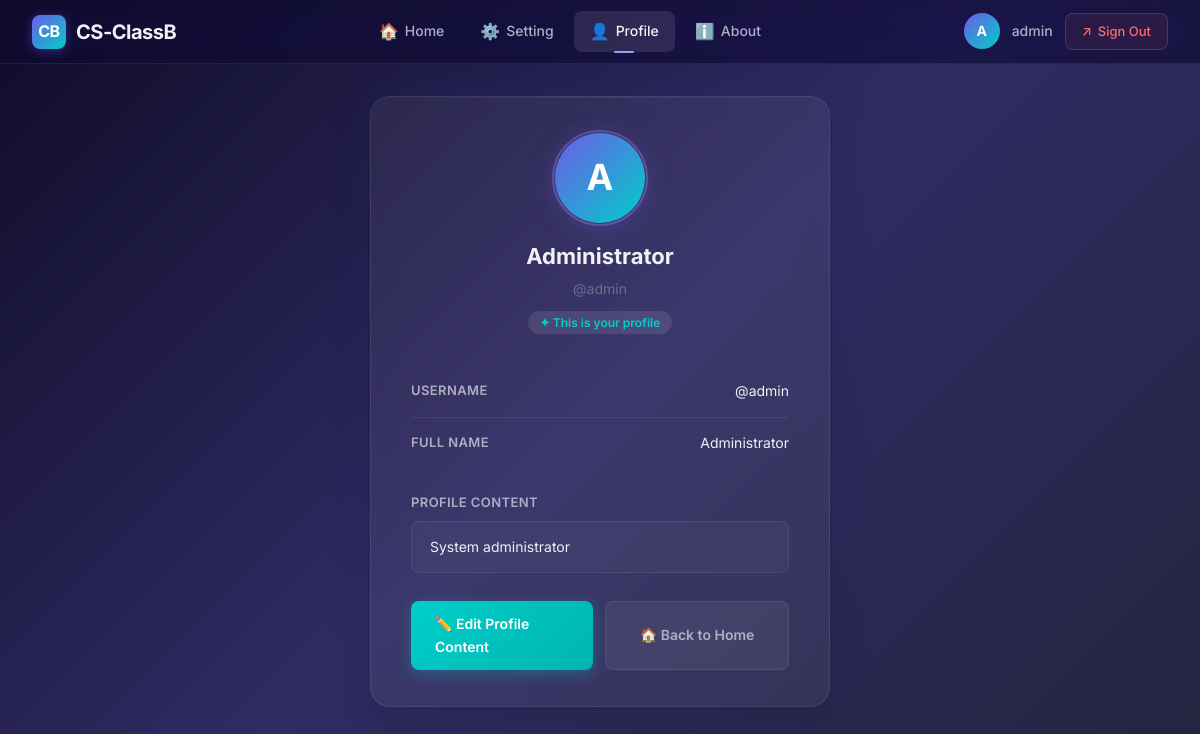
Page /profile.php (signed in) on the committed database.
### tables this page shows
CREATE TABLE IF NOT EXISTS account (
  id          INT AUTO_INCREMENT PRIMARY KEY,
  username    VARCHAR(50)  NOT NULL UNIQUE,
  fullname    VARCHAR(100) NOT NULL,
  password    VARCHAR(255) NOT NULL,
  description TEXT         DEFAULT NULL
);

### profile.php (the view, shortened to what this page needs)
<?php
require_once __DIR__ . '/includes/db.php';
$isOwnProfile = true;
$profileUser  = null;
try {
    if (isset($_GET['owner']) && trim($_GET['owner']) !== '') {
        $ownerUsername = trim($_GET['owner']);
        $stmt = $conn->prepare(
            "SELECT id, username, fullname, description FROM account WHERE username = ? LIMIT 1"
        );
        $stmt->bind_param("s", $ownerUsername);
        $stmt->execute();
        $result = $stmt->get_result();
        $profileUser = $result->fetch_assoc();
        $stmt->close();
        if (!$profileUser) {
            $notFound = true;
        } else {
            $isOwnProfile = ($profileUser['id'] == $_SESSION['user_id']);
        }
    } else {
        $stmt = $conn->prepare(
            "SELECT id, username, fullname, description FROM account WHERE id = ? LIMIT 1"
        );
        $stmt->bind_param("i", $_SESSION['user_id']);
        $stmt->execute();
        $result = $stmt->get_result();
        $profileUser = $result->fetch_assoc();
    }
} catch (Exception $e) {
    $dbError = $e->getMessage();
}
?>
<!DOCTYPE html>
<html lang="en">
<head>
  <link rel="stylesheet" href="style.css" />
</head>
<body>
  <?php include __DIR__ . '/includes/menubar.php'; ?>
  <main class="page-content">
    <div class="card card-centered" style="animation: fadeInUp 0.5s ease;">
      <?php if (!empty($notFound)): ?>
        <div style="text-align:center; padding:40px 0;">
          <div style="font-size:48px; margin-bottom:16px;">🔍</div>
          <h2 style="margin-bottom:8px;">User Not Found</h2>
          <p style="color:var(--text-muted);">
            The user "<strong><?php echo htmlspecialchars($ownerUsername); ?></strong>" does not exist.
          </p>
          <a href="index.php" class="btn btn-secondary" style="margin-top:20px;">← Back to Home</a>
        </div>
      <?php else: ?>
        <div class="profile-hero">
          <div class="profile-avatar-lg">
            <?php echo strtoupper(substr($profileUser['username'], 0, 1)); ?>
          </div>
          <h2><?php echo htmlspecialchars($profileUser['fullname']); ?></h2>
          <div class="profile-username">@<?php echo htmlspecialchars($profileUser['username']); ?></div>
          <?php if ($isOwnProfile): ?>
            <div style="margin-top:8px;">
              <span style="background:var(--surface-hover); padding:4px 12px; border-radius:var(--radius-xl); font-size:12px; color:var(--accent); font-weight:600;">
                ✦ This is your profile
              </span>
            </div>
          <?php endif; ?>
        </div>
        <div class="info-table">
          <div class="info-row">
            <span class="info-label">Username</span>
            <span class="info-value">@<?php echo htmlspecialchars($profileUser['username']); ?></span>
          </div>
          <div class="info-row">
            <span class="info-label">Full Name</span>
            <span class="info-value"><?php echo htmlspecialchars($profileUser['fullname']); ?></span>
          </div>
        </div>
        <div class="description-section">
          <div class="description-label">Profile Content</div>
          <?php if (!empty($profileUser['description'])): ?>
            <div class="description-box"><?php echo htmlspecialchars($profileUser['description']); ?></div>
          <?php else: ?>
            <div class="description-box empty">No description added yet.</div>
          <?php endif; ?>
        </div>
        <div class="profile-actions">
          <?php if ($isOwnProfile): ?>
            <a href="setting.php" class="btn btn-accent">✏️ Edit Profile Content</a>
          <?php endif; ?>
          <a href="index.php" class="btn btn-secondary">🏠 Back to Home</a>
        </div>
      <?php endif; ?>
    </div>
  </main>
</body>
</html>

### style.css (style rules this page uses)
*, *::before, *::after { box-sizing: border-box; margin: 0; padding: 0; }
:root { --primary: #6c5ce7; --primary-dark: #5a4bd1; --primary-light: #a29bfe; --accent: #00cec9; --accent-dark: #00b5b1; --bg-gradient-start: #0f0c29; --bg-gradient-mid: #302b63; --bg-gradient-end: #24243e; --surface: rgba(255, 255, 255, 0.06); --surface-solid: #1e1b3a; --surface-hover: rgba(255, 255, 255, 0.1); --text-primary: #f0f0f5; --text-secondary: #b0aec5; --text-muted: #6e6b8a; --border: rgba(255, 255, 255, 0.08); --border-focus: var(--primary-light); --danger: #ff6b6b; --success: #00b894; --warning: #fdcb6e; --radius-sm: 8px; --radius-md: 12px; --radius-lg: 20px; --radius-xl: 28px; --shadow-sm: 0 2px 8px rgba(0, 0, 0, 0.15); --shadow-md: 0 8px 32px rgba(0, 0, 0, 0.25); --shadow-lg: 0 16px 48px rgba(0, 0, 0, 0.35); --shadow-glow: 0 0 40px rgba(108, 92, 231, 0.15); --transition: 0.3s cubic-bezier(0.4, 0, 0.2, 1); --transition-fast: 0.15s ease; }
html { scroll-behavior: smooth; }
body { font-family: 'Inter', -apple-system, BlinkMacSystemFont, sans-serif; background: linear-gradient(135deg, var(--bg-gradient-start), var(--bg-gradient-mid), var(--bg-gradient-end)); color: var(--text-primary); min-height: 100vh; line-height: 1.6; -webkit-font-smoothing: antialiased; -moz-osx-font-smoothing: grayscale; }
a { text-decoration: none; color: inherit; transition: var(--transition); }
.page-content { padding-top: 96px; padding-bottom: 48px; min-height: 100vh; }
.card { background: var(--surface); border: 1px solid var(--border); border-radius: var(--radius-lg); padding: 36px 40px; backdrop-filter: blur(12px); box-shadow: var(--shadow-md), var(--shadow-glow); transition: var(--transition); position: relative; overflow: hidden; }
.card::before { content: ''; position: absolute; top: 0; left: 0; right: 0; height: 1px; background: linear-gradient(90deg, transparent, rgba(255,255,255,0.08), transparent); }
.card-centered { max-width: 460px; margin: 0 auto; }
.btn { display: inline-flex; align-items: center; justify-content: center; gap: 8px; padding: 12px 24px; border: none; border-radius: var(--radius-sm); font-family: inherit; font-size: 14px; font-weight: 600; cursor: pointer; transition: var(--transition); outline: none; text-decoration: none; }
.btn-secondary { background: var(--surface); color: var(--text-secondary); border: 1px solid var(--border); }
.btn-accent { background: linear-gradient(135deg, var(--accent), var(--accent-dark)); color: #fff; box-shadow: 0 4px 16px rgba(0, 206, 201, 0.3); }
.profile-hero { text-align: center; margin-bottom: 32px; }
.profile-avatar-lg { width: 90px; height: 90px; border-radius: 50%; background: linear-gradient(135deg, var(--primary), var(--accent)); color: #fff; display: flex; align-items: center; justify-content: center; font-size: 36px; font-weight: 700; margin: 0 auto 16px; text-transform: uppercase; box-shadow: 0 4px 24px rgba(108, 92, 231, 0.35); position: relative; }
.profile-avatar-lg::after { content: ''; position: absolute; inset: -3px; border-radius: 50%; border: 2px solid rgba(162, 155, 254, 0.3); }
.profile-hero h2 { font-size: 22px; font-weight: 700; margin-bottom: 4px; }
.profile-hero .profile-username { color: var(--text-muted); font-size: 14px; }
.info-table { width: 100%; }
.info-row { display: flex; justify-content: space-between; align-items: flex-start; padding: 14px 0; border-bottom: 1px solid var(--border); }
.info-row:last-of-type { border-bottom: none; }
.info-label { font-weight: 600; color: var(--text-secondary); font-size: 13px; text-transform: uppercase; letter-spacing: 0.4px; min-width: 110px; }
.info-value { color: var(--text-primary); font-size: 14px; text-align: right; word-break: break-word; max-width: 260px; }
.description-section { margin-top: 24px; }
.description-label { font-weight: 600; color: var(--text-secondary); font-size: 13px; text-transform: uppercase; letter-spacing: 0.4px; margin-bottom: 8px; }
.description-box { background: rgba(255, 255, 255, 0.03); border: 1px solid var(--border); padding: 14px 18px; border-radius: var(--radius-sm); color: var(--text-primary); font-size: 14px; line-height: 1.6; white-space: pre-wrap; }
.profile-actions { display: flex; gap: 12px; margin-top: 28px; flex-wrap: wrap; }
.profile-actions .btn { flex: 1; min-width: 140px; }

### rows in the picture
account: username "A", fullname "Administrator", username "admin", description "System administrator"

### other values in the picture
substr($_SESSION['username'] ?? '?', 0, 1) "A"
$_SESSION['username'] "admin"
